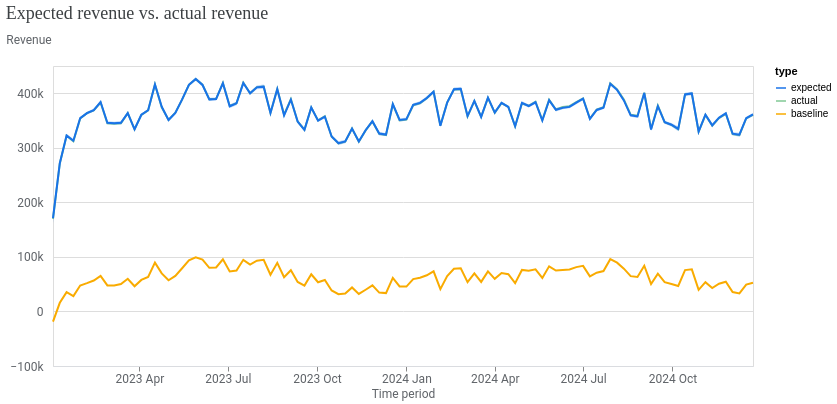

Write notebook code for a chart like this one.
### Code cell
model_fit = visualizer.ModelFit(mmm)
model_fit.plot_model_fit()

### Figure 1 — Vega-Lite specification as saved in the notebook (floating-point values rounded to 4 significant figures; data arrays with more than 128 entries replaced by an {"elided": "..."} marker saying what was removed)
{"config": {"view": {"continuousWidth": 300, "continuousHeight": 300}, "axis": {"labelColor": "#5F6368", "labelFont": "Roboto", "labelFontSize": 12, "titleColor": "#5F6368", "titleFont": "Roboto", "titleFontSize": 12, "titleFontWeight": "normal"}}, "layer": [{"mark": {"type": "line"}, "encoding": {"color": {"field": "type", "scale": {"domain": ["expected", "actual", "baseline"], "range": ["#1A73E8", "#81C995", "#F9AB00"]}, "type": "nominal"}, "x": {"axis": {"domainColor": "#DADCE0", "format": "%Y %b", "grid": false, "tickCount": 8}, "field": "time", "title": "Time period", "type": "temporal"}, "y": {"axis": {"domain": false, "labelExpr": "replace(format(datum.value, '.3~s'), 'G', 'B')", "labelPadding": 10, "tickCount": 5, "ticks": false, "titleAlign": "left", "titleAngle": 0, "titleY": -20}, "field": "mean", "title": "Revenue", "type": "quantitative"}}}, {"mark": {"type": "area", "opacity": 0.3}, "encoding": {"color": {"field": "type", "legend": null, "scale": {"domain": ["expected"], "range": ["#1A73E8"]}, "type": "nominal"}, "x": {"field": "time", "type": "temporal"}, "y": {"field": "ci_hi", "type": "quantitative"}, "y2": {"field": "ci_lo"}}}], "data": {"name": "data-17ef463f43702262a64661494928500a"}, "resolve": {"scale": {"color": "independent"}}, "title": {"text": "Expected revenue vs. actual revenue", "anchor": "start", "color": "#3C4043", "font": "Google Sans Display", "fontSize": 18, "fontWeight": "normal", "offset": 10}, "width": 700, "$schema": "https://vega.github.io/schema/vega-lite/v5.20.1.json", "datasets": {"data-17ef463f43702262a64661494928500a": {"elided": "312 records"}}}
